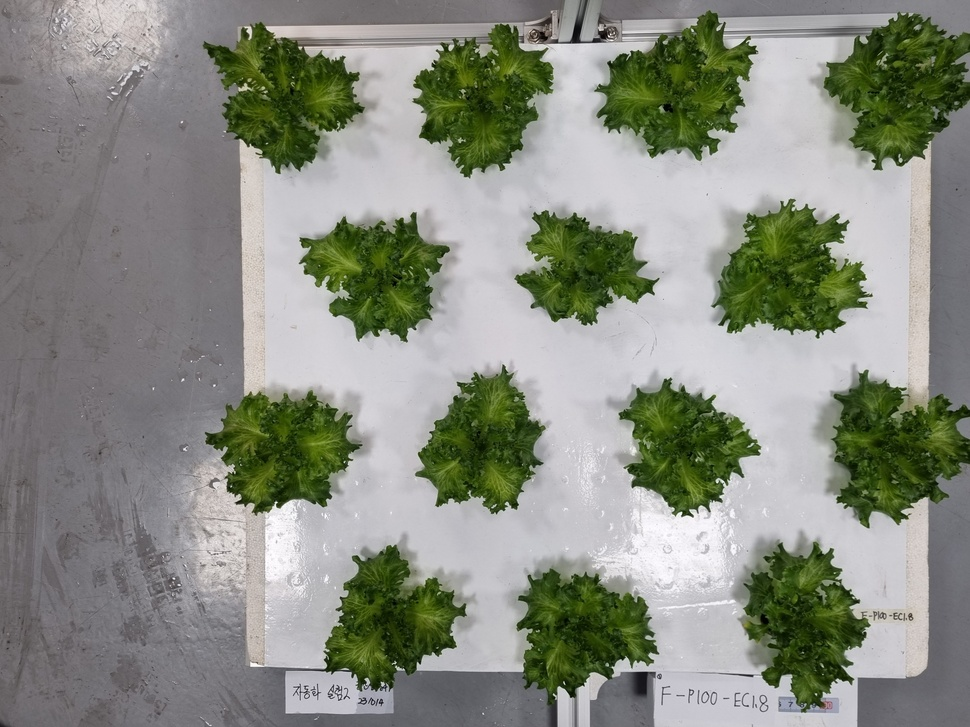
#> input picture data/images_multi/231014_001.jpg, 970 x 727 px, shrunk from 4032 x 3024 before the run; its folder holds only this picture in this run
$ python crop_processing.py
#> lines starting #> are read from the running program, lines starting #| are printed output that depends on the picture; after the words box and inside, x2 and y2 are one past the last pixel; in counts of white or black regions, pixels touching at a corner belong together
import cv2
import numpy as np
import os
import re

# 기본 설정
INPUT_DIR = 'data/images_multi'  # 원본 이미지가 저장된 디렉토리
OUTPUT_DIR = 'data/images'       # 처리된 작물 저장 경로
os.makedirs(OUTPUT_DIR, exist_ok=True)  # 출력 디렉토리 생성


def detect_and_segment_crops(input_image_path, output_dir, base_name):
    # 이미지 불러오기
#> called with input_image_path = 'data/images_multi/231014_001.jpg', output_dir = 'data/images', base_name = '231014_001'
    image = cv2.imread(input_image_path)
#> image is the input picture: shape (727, 970, 3); mean B, G, R 129, 140.2, 136.5
    original = image.copy()

    # 이미지 색상 범위 설정 (녹색 범위)
    hsv_image = cv2.cvtColor(image, cv2.COLOR_BGR2HSV)
#> hsv_image: shape (727, 970, 3); mean H, S, V 97.8, 52.5, 143.5
    lower_green = np.array([35, 40, 40])  # 녹색의 최소 값 (Hue, Saturation, Value)
    upper_green = np.array([85, 255, 255])  # 녹색의 최대 값
    green_mask = cv2.inRange(hsv_image, lower_green, upper_green)  # 녹색만 마스크로 추출
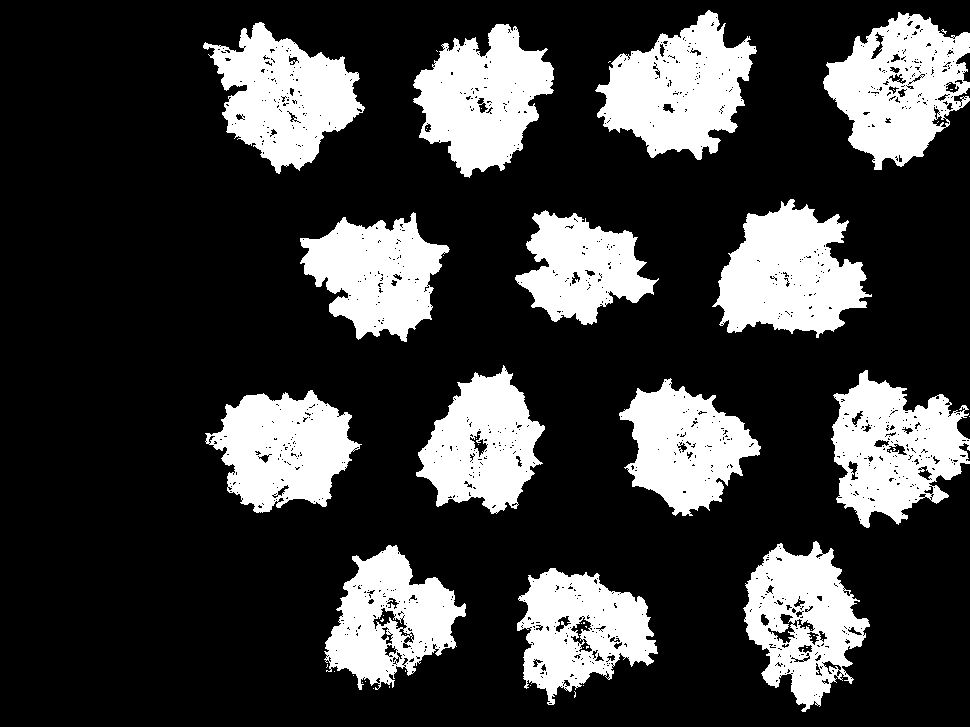
#> green_mask: shape (727, 970); 24.1% white; 55 white regions (41 under 20 px)

    # 녹색 부분만 추출
    green_crops = cv2.bitwise_and(image, image, mask=green_mask)
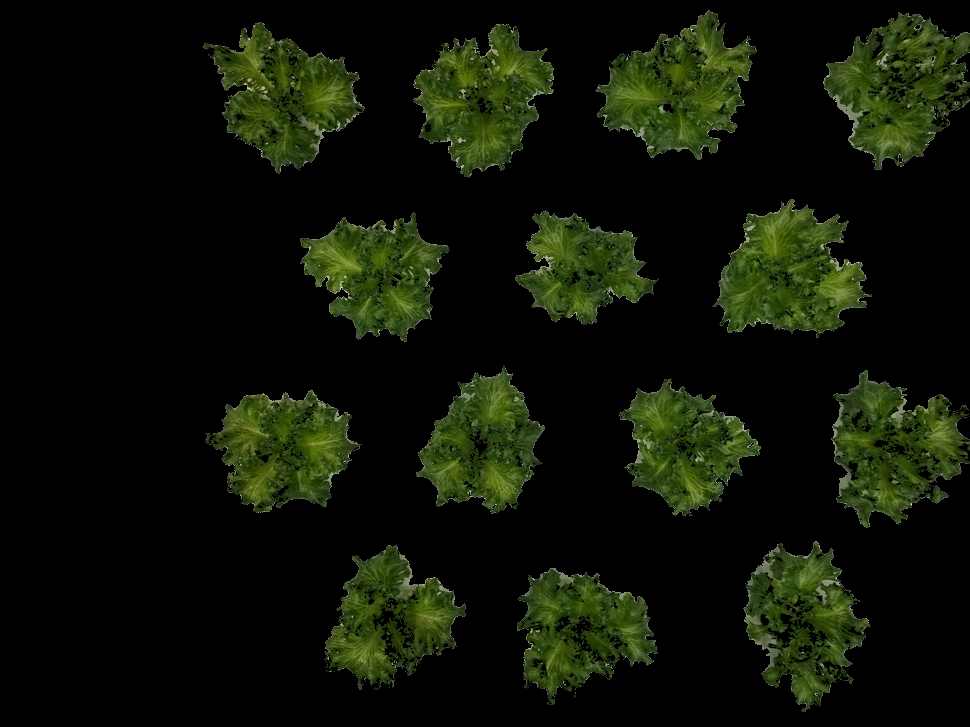
#> green_crops: shape (727, 970, 3); mean B, G, R 6.3, 19, 14.1

    # 마스크된 이미지를 확인하여 녹색 부분만 남은지 확인
    cv2.imwrite("green_crops.png", green_crops)  # 디버깅용으로 저장

    # 전처리: 녹색 부분만을 잘라내기 위한 이진화 및 컨투어 검출
    gray = cv2.cvtColor(green_crops, cv2.COLOR_BGR2GRAY)
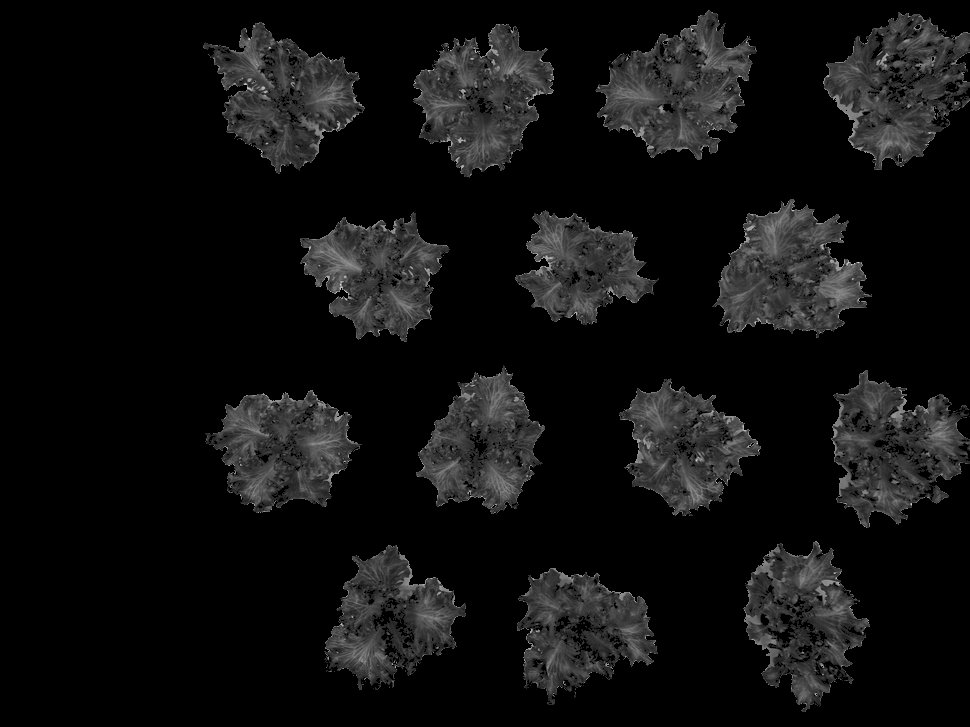
#> gray: shape (727, 970); min 0, max 220, mean 16.1
    _, thresh = cv2.threshold(gray, 1, 255, cv2.THRESH_BINARY)

    # 컨투어 검출
    contours, _ = cv2.findContours(thresh, cv2.RETR_EXTERNAL, cv2.CHAIN_APPROX_SIMPLE)
#> contours = 30 contours, 16 with area under 20; largest, box (x1, y1, x2, y2) and area: (823, 12, 970, 170) 14475, (595, 10, 757, 160) 13898, (831, 370, 970, 528) 13572, (712, 199, 872, 338) 13551, (203, 22, 365, 174) 13167

    # 감지된 작물 개수 확인
    print(f"이미지 {base_name}: 감지된 녹색 작물 개수 {len(contours)}")
#| 이미지 231014_001: 감지된 녹색 작물 개수 30

    for i, contour in enumerate(contours):
        # 바운딩 박스 생성
        x, y, w, h = cv2.boundingRect(contour)

        # 너무 작은 영역은 무시
        if w < 10 or h < 10:
            continue

        crop = original[y:y+h, x:x+w]  # 작물 영역 잘라내기

        # 배경 제거(누끼 따기)
        crop_nobg = remove_background(crop)

        # 결과 파일 이름 생성 (날짜_작물번호.png 형식)
        output_file_name = f"{base_name}_{i+1}.png"
        output_path = os.path.join(output_dir, output_file_name)

        # 결과 저장
        cv2.imwrite(output_path, crop_nobg)
        print(f"작물 {i+1} 저장 완료: {output_path}")
#> this loop made 30 passes
#> (x, y, rect in remove_background, output_file_name) on passes 12, 13, 14, 16, 17, 18, 19: (517, 568, (5, 5, 131, 127), '231014_001_12.png'), (324, 545, (5, 5, 132, 135), '231014_001_13.png'), (743, 541, (5, 5, 117, 161), '231014_001_14.png'), (205, 390, (5, 5, 147, 113), '231014_001_16.png'), (619, 378, (5, 5, 132, 128), '231014_001_17.png'), (831, 370, (5, 5, 129, 148), '231014_001_18.png'), (416, 365, (5, 5, 119, 139), '231014_001_19.png')
#> (printed output is left out)
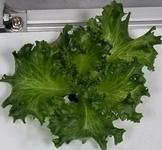
#> crop: shape (150, 162, 3); mean B, G, R 85, 117.6, 104.9


def remove_background(crop):
    # GrabCut 초기 마스크 생성
    mask = np.zeros(crop.shape[:2], np.uint8)

    # GrabCut 알고리즘을 위한 임시 모델
    bgd_model = np.zeros((1, 65), np.float64)
    fgd_model = np.zeros((1, 65), np.float64)

    # ROI(작물 전체 영역) 설정
    h, w = crop.shape[:2]
    # 이미지가 너무 작은 경우, rect 영역을 더 적합하게 설정
    rect = (5, 5, w-10, h-10) if w > 10 and h > 10 else (0, 0, w, h)

    # GrabCut 실행
    try:
        cv2.grabCut(crop, mask, rect, bgd_model, fgd_model, 5, cv2.GC_INIT_WITH_RECT)
    except cv2.error as e:
        print(f"GrabCut 오류: {e}")
        return crop  # 오류가 발생하면 원본 이미지를 반환

    # 배경 제거된 마스크 생성
    mask2 = np.where((mask == 2) | (mask == 0), 0, 1).astype('uint8')

    # 배경 제거한 이미지 생성
    crop_nobg = crop * mask2[:, :, np.newaxis]

    # 배경을 투명하게 설정 (RGBA 포맷)
    b, g, r = cv2.split(crop_nobg)
    alpha = (mask2 * 255).astype('uint8')  # 투명도 채널 생성
    crop_nobg_rgba = cv2.merge((b, g, r, alpha))  # RGBA로 합치기

    return crop_nobg_rgba


if __name__ == '__main__':
    # 디렉토리 내 모든 이미지 파일 처리
    for file_name in os.listdir(INPUT_DIR):
        if file_name.endswith(('.jpg', '.png')):  # 지원하는 이미지 파일 확장자
            # 파일 이름에서 날짜와 번호 추출
            match = re.match(r'(\d{6})_(\d+)', file_name)
            if match:
                base_name = match.group(0)  # "231014_001" 형식
                input_image_path = os.path.join(INPUT_DIR, file_name)
                detect_and_segment_crops(input_image_path, OUTPUT_DIR, base_name)
            else:
                print(f"파일 이름 형식이 올바르지 않음: {file_name}")

    print("모든 작업 완료!")

$ run again, on data/images_multi/231014_005.jpg
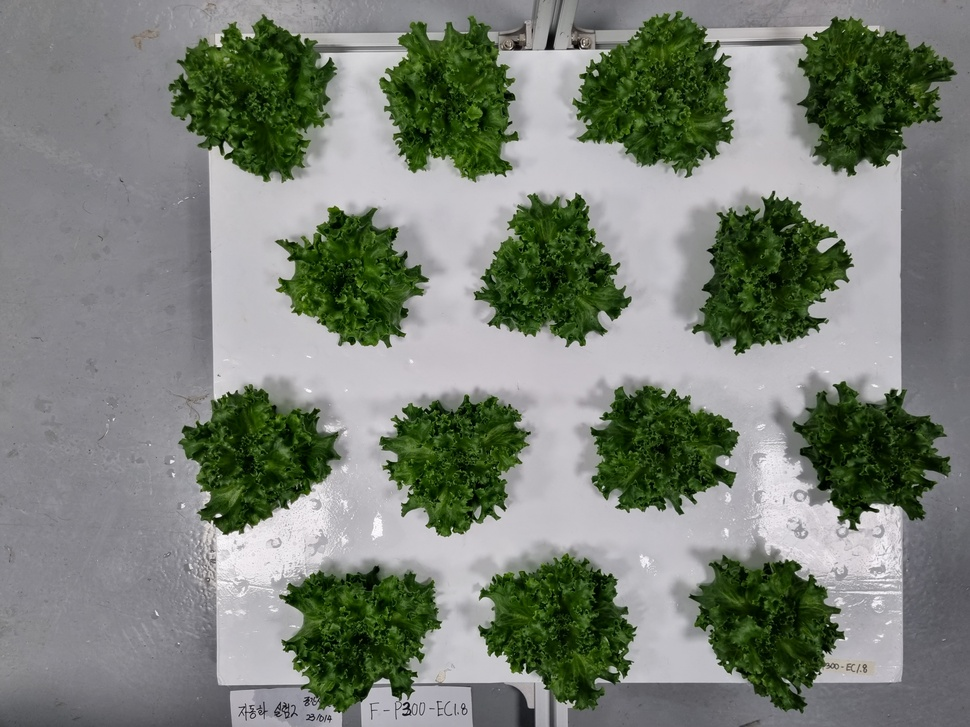
#> input picture data/images_multi/231014_005.jpg, 970 x 727 px, shrunk from 4032 x 3024 before the run
#> in detect_and_segment_crops, image is the input picture: shape (727, 970, 3); mean B, G, R 117.8, 127.8, 121.4
#> hsv_image: shape (727, 970, 3); mean H, S, V 97.2, 63.5, 130.8
#> in detect_and_segment_crops, `green_mask = cv2.inRange(hsv_image, lower_green, upper_green)`:
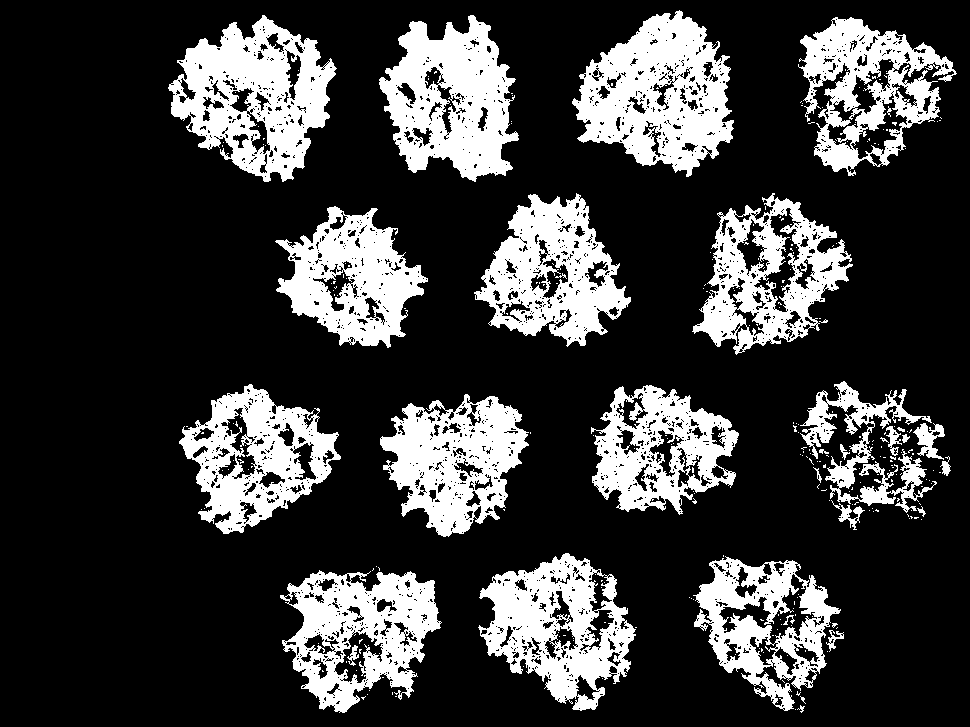
#> green_mask: shape (727, 970); 23.5% white; 290 white regions (260 under 20 px)
#> contours = 155 contours, 132 with area under 20; largest, box (x1, y1, x2, y2) and area: (168, 15, 337, 182) 17340, (572, 10, 734, 177) 17200, (478, 553, 636, 711) 15296, (379, 15, 519, 182) 15198, (280, 570, 442, 713) 14892
#| 이미지 231014_005: 감지된 녹색 작물 개수 155
#> the loop in detect_and_segment_crops, `for i, contour in enumerate(contours):` made 155 passes
#> (x, y) on passes 1 to 3: (795, 709), (797, 705), (800, 696)
#> (printed output is left out)
#> after the loop in detect_and_segment_crops, `for i, contour in enumerate(contours):`:
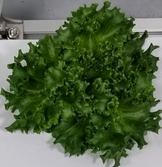
#> crop: shape (167, 162, 3); mean B, G, R 69.7, 100.1, 83.6

$ run again, on data/images_multi/231018_001.jpg
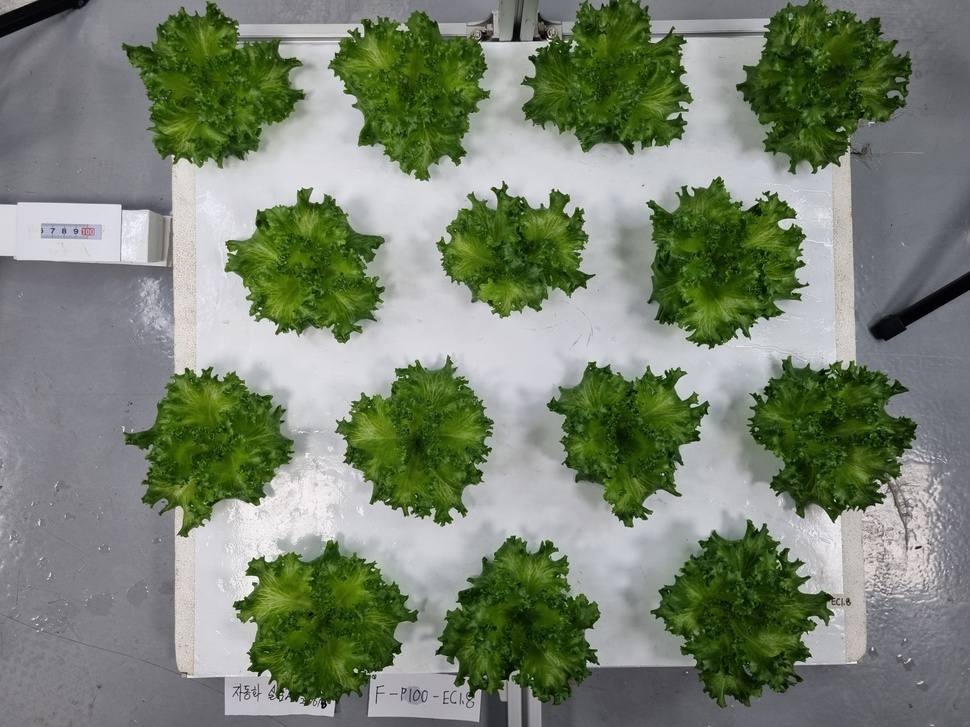
#> input picture data/images_multi/231018_001.jpg, 970 x 727 px, shrunk from 4032 x 3024 before the run
#> in detect_and_segment_crops, image is the input picture: shape (727, 970, 3); mean B, G, R 111.9, 130.4, 120.5
#> hsv_image: shape (727, 970, 3); mean H, S, V 83.5, 75.1, 133.5
#> in detect_and_segment_crops, `green_mask = cv2.inRange(hsv_image, lower_green, upper_green)`:
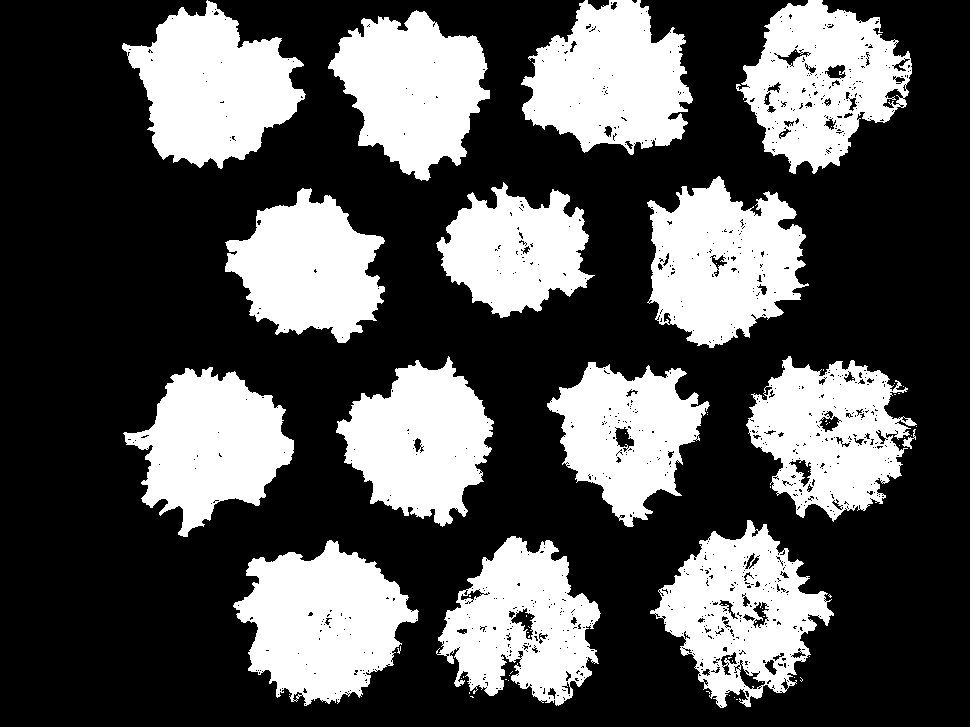
#> green_mask: shape (727, 970); 33.5% white; 70 white regions (55 under 20 px)
#> contours = 46 contours, 31 with area under 20; largest, box (x1, y1, x2, y2) and area: (233, 540, 419, 706) 19104, (650, 520, 834, 708) 18948, (736, 0, 912, 174) 18810, (647, 176, 809, 348) 18321, (122, 0, 306, 169) 18207
#| 이미지 231018_001: 감지된 녹색 작물 개수 46
#> the loop in detect_and_segment_crops, `for i, contour in enumerate(contours):` made 46 passes
#> (x, y) on passes 2, 3, 4, 5, 7, 8, 10, 11: (734, 697), (470, 696), (729, 695), (289, 694), (706, 691), (508, 680), (461, 678), (800, 677)
#> (printed output is left out)
#> after the loop in detect_and_segment_crops, `for i, contour in enumerate(contours):`:
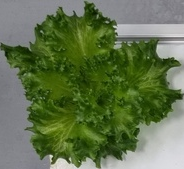
#> crop: shape (169, 184, 3); mean B, G, R 76.1, 114.4, 97.5

$ run again, on data/images_multi/231018_002.jpg
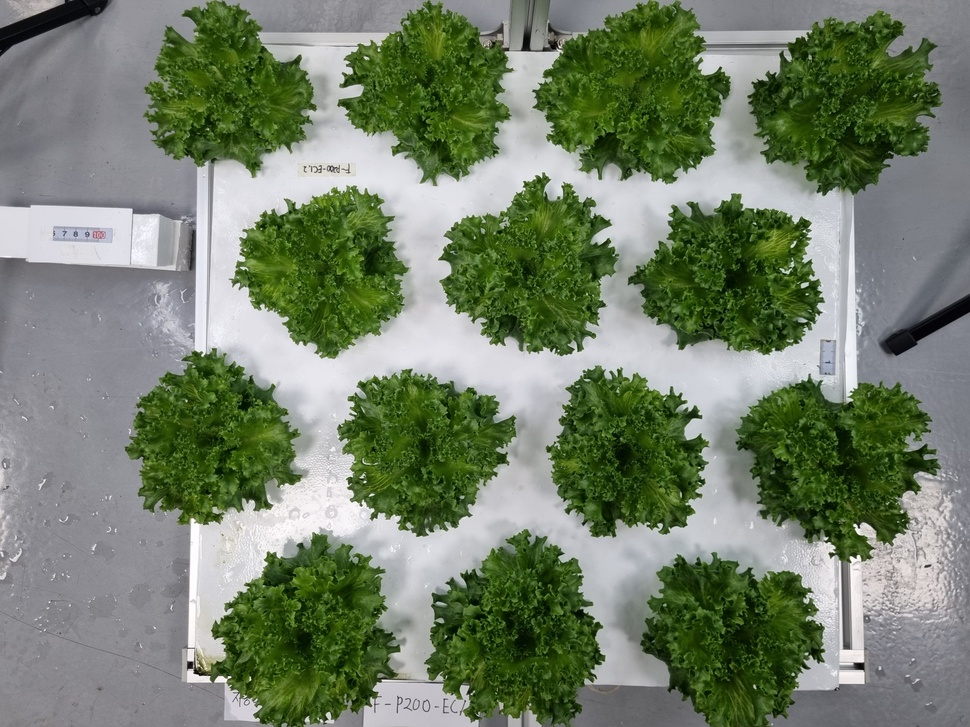
#> input picture data/images_multi/231018_002.jpg, 970 x 727 px, shrunk from 4032 x 3024 before the run
#> in detect_and_segment_crops, image is the input picture: shape (727, 970, 3); mean B, G, R 105.7, 127.8, 115.5
#> hsv_image: shape (727, 970, 3); mean H, S, V 79.9, 87.2, 130.4
#> in detect_and_segment_crops, `green_mask = cv2.inRange(hsv_image, lower_green, upper_green)`:
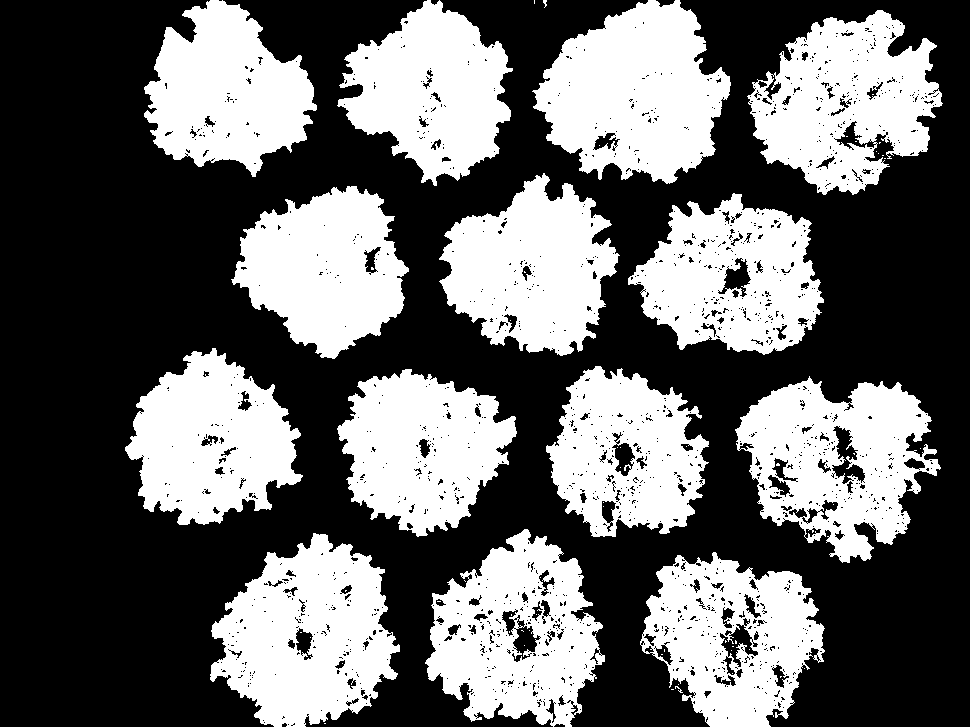
#> green_mask: shape (727, 970); 41% white; 68 white regions (54 under 20 px)
#> contours = 28 contours, 14 with area under 20; largest, box (x1, y1, x2, y2) and area: (210, 533, 400, 727) 24444, (532, 0, 731, 184) 24058, (735, 376, 941, 563) 23790, (425, 529, 605, 727) 23350, (747, 10, 943, 195) 22916
#| 이미지 231018_002: 감지된 녹색 작물 개수 28
#> the loop in detect_and_segment_crops, `for i, contour in enumerate(contours):` made 28 passes
#> (x, y, rect in remove_background, output_file_name) on passes 7, 8, 9, 11, 12, 13, 14: (640, 552, (5, 5, 175, 165), '231018_002_7.png'), (210, 533, (5, 5, 180, 184), '231018_002_8.png'), (425, 529, (5, 5, 170, 188), '231018_002_9.png'), (735, 376, (5, 5, 196, 177), '231018_002_11.png'), (337, 369, (5, 5, 170, 158), '231018_002_12.png'), (546, 366, (5, 5, 153, 161), '231018_002_13.png'), (125, 348, (5, 5, 168, 167), '231018_002_14.png')
#> (printed output is left out)
#> after the loop in detect_and_segment_crops, `for i, contour in enumerate(contours):`:
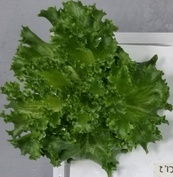
#> crop: shape (177, 173, 3); mean B, G, R 77.5, 115.2, 97.2
